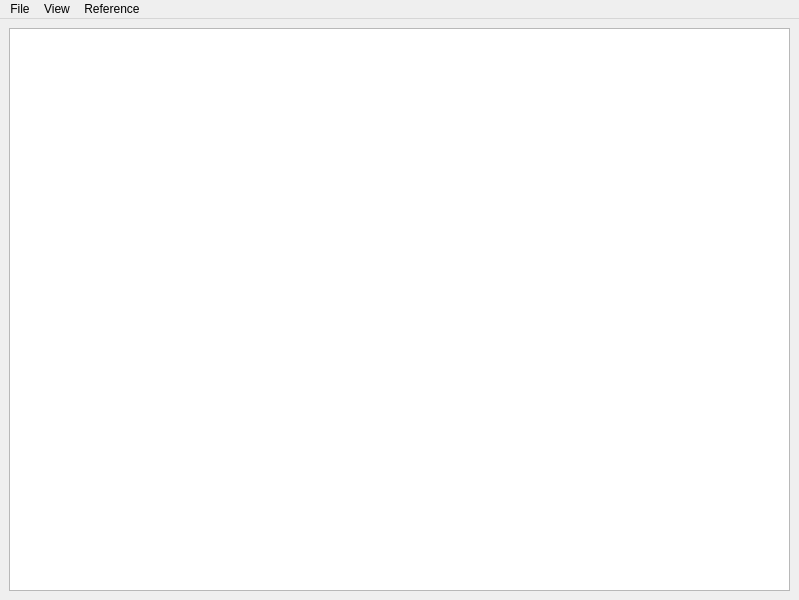
<?xml version="1.0" encoding="UTF-8"?>
<ui version="4.0">
 <class>MainWindow</class>
 <widget class="QMainWindow" name="MainWindow">
  <property name="geometry">
   <rect>
    <x>0</x>
    <y>0</y>
    <width>799</width>
    <height>600</height>
   </rect>
  </property>
  <property name="windowTitle">
   <string>Text editor</string>
  </property>
  <widget class="QWidget" name="centralwidget">
   <property name="sizePolicy">
    <sizepolicy hsizetype="MinimumExpanding" vsizetype="MinimumExpanding">
     <horstretch>0</horstretch>
     <verstretch>0</verstretch>
    </sizepolicy>
   </property>
   <layout class="QHBoxLayout" name="horizontalLayout">
    <item>
     <widget class="QPlainTextEdit" name="plainTextEdit">
      <property name="sizePolicy">
       <sizepolicy hsizetype="Expanding" vsizetype="Expanding">
        <horstretch>0</horstretch>
        <verstretch>0</verstretch>
       </sizepolicy>
      </property>
     </widget>
    </item>
   </layout>
  </widget>
  <widget class="QMenuBar" name="menubar">
   <property name="geometry">
    <rect>
     <x>0</x>
     <y>0</y>
     <width>799</width>
     <height>20</height>
    </rect>
   </property>
   <widget class="QMenu" name="file">
    <property name="title">
     <string>File</string>
    </property>
    <addaction name="open"/>
    <addaction name="open_only_for_read"/>
    <addaction name="save"/>
    <addaction name="save_as"/>
    <addaction name="separator"/>
    <addaction name="print"/>
    <addaction name="separator"/>
    <addaction name="exit"/>
   </widget>
   <widget class="QMenu" name="reference">
    <property name="title">
     <string>Reference</string>
    </property>
    <addaction name="about_programm"/>
   </widget>
   <widget class="QMenu" name="view">
    <property name="title">
     <string>View</string>
    </property>
    <widget class="QMenu" name="language">
     <property name="title">
      <string>Language</string>
     </property>
     <addaction name="language_rus"/>
     <addaction name="language_eng"/>
    </widget>
    <widget class="QMenu" name="decoration">
     <property name="title">
      <string>Decoration</string>
     </property>
     <addaction name="decor_bright"/>
     <addaction name="decor_dark"/>
    </widget>
    <addaction name="language"/>
    <addaction name="decoration"/>
   </widget>
   <addaction name="file"/>
   <addaction name="view"/>
   <addaction name="reference"/>
  </widget>
  <action name="open">
   <property name="text">
    <string>Open</string>
   </property>
  </action>
  <action name="save">
   <property name="text">
    <string>Save</string>
   </property>
  </action>
  <action name="save_as">
   <property name="text">
    <string>Save as</string>
   </property>
  </action>
  <action name="about_programm">
   <property name="text">
    <string>About programm</string>
   </property>
  </action>
  <action name="exit">
   <property name="text">
    <string>Exit</string>
   </property>
  </action>
  <action name="open_only_for_read">
   <property name="text">
    <string>Open read-only</string>
   </property>
  </action>
  <action name="language_rus">
   <property name="text">
    <string>Russian</string>
   </property>
  </action>
  <action name="language_eng">
   <property name="text">
    <string>English</string>
   </property>
  </action>
  <action name="decor_bright">
   <property name="text">
    <string>Bright</string>
   </property>
  </action>
  <action name="decor_dark">
   <property name="text">
    <string>Dark</string>
   </property>
  </action>
  <action name="print">
   <property name="text">
    <string>Print</string>
   </property>
  </action>
 </widget>
 <resources/>
 <connections/>
</ui>
